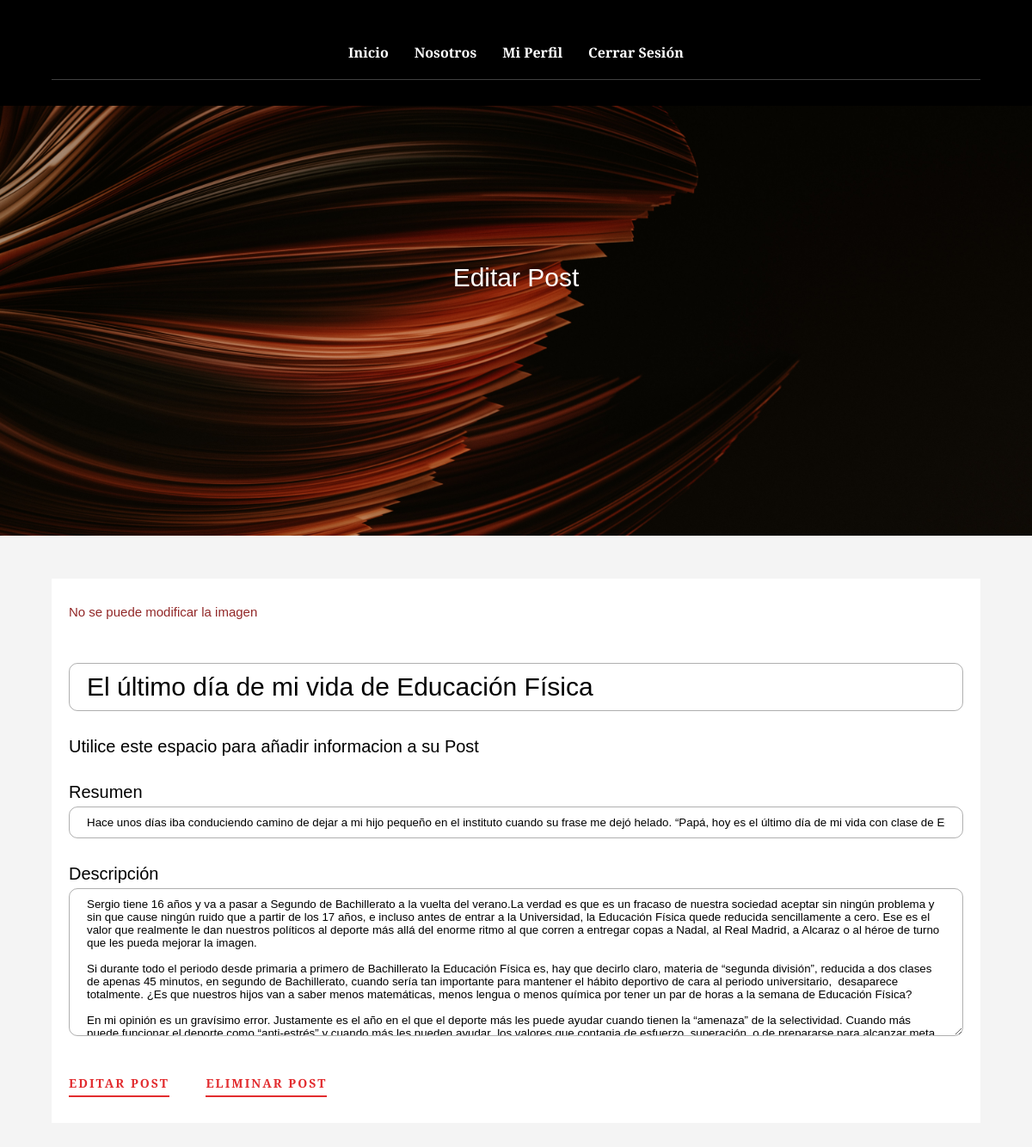
The page /post-edit/3 (signed in) on the database as committed earlier.
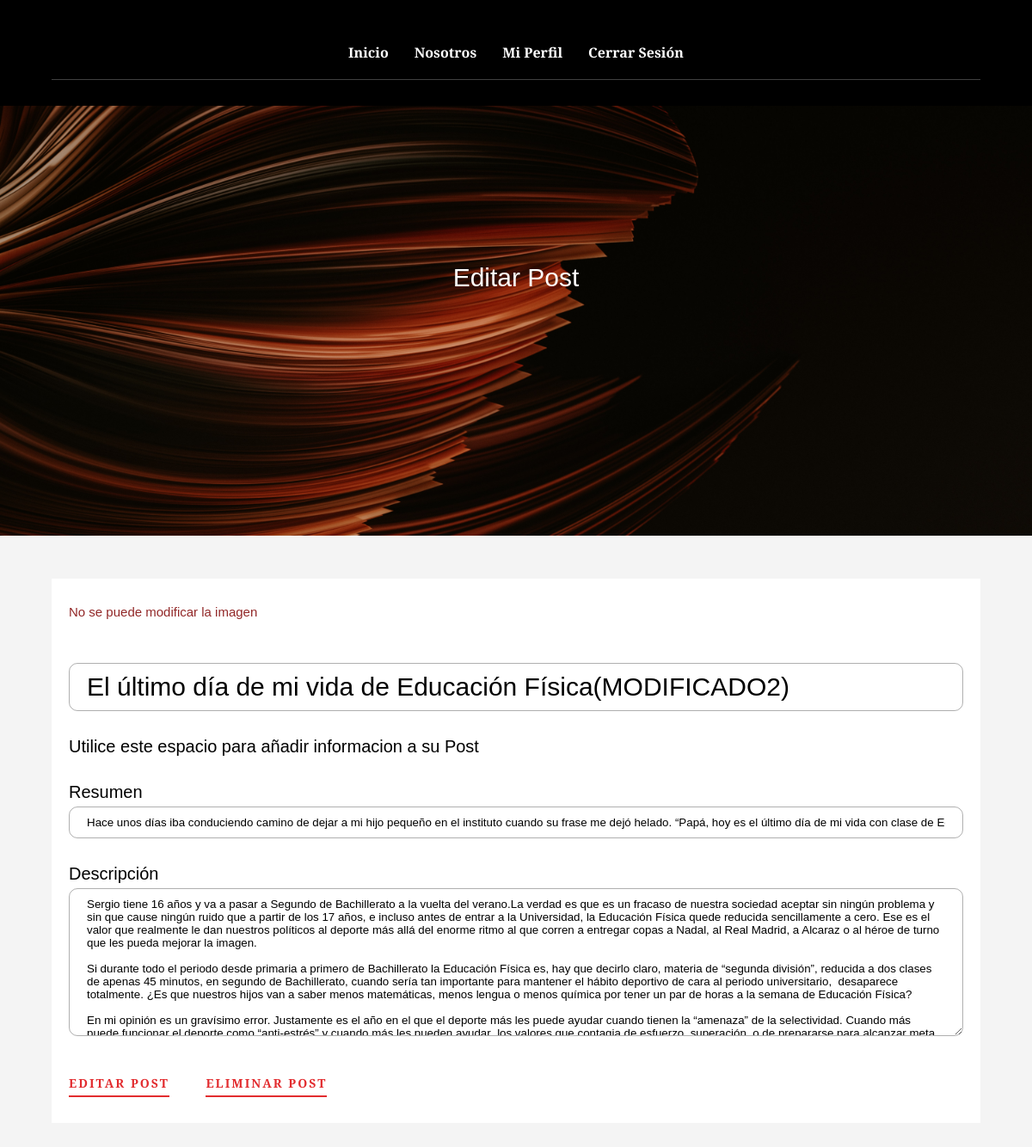
The same page on the database as committed later.
### Post/models.py (models this page shows)
class Post(models.Model):
    title = models.CharField(max_length=100)
    summary = models.TextField()
    description = models.TextField()
    image = models.ImageField(upload_to="post", null = True, blank = True)
    created_post = models.DateTimeField(default=timezone.now)
    user = models.ForeignKey(User, on_delete=models.CASCADE)

### Post/views.py (the view)
# urls.py: path("post-edit/<int:post_id>", views.edit_post, name="post-edit"),
@login_required
def edit_post(request, post_id):
    post = models.Post.objects.get(pk=post_id)
    if request.method == "POST":
        form = PostForm(request.POST, request.FILES)
        if form.is_valid():
            post.id = post_id
            post.image = post.image
            post.title = form.cleaned_data["title"]
            post.summary = form.cleaned_data["summary"]
            post.description = form.cleaned_data["description"]
            post.save()
            return redirect(f"/post/{post.id}")
    else:
        print(post.image)
        form = PostForm(initial={"image": post.image, "title": post.title, "summary": post.summary, "description": post.description})
        return render( request, "edit_post.html", {"form": form, "post": post})

### Post/forms.py
class PostForm(forms.ModelForm):
    class Meta:
        model = Post
        fields = ["image", "title", "summary", "description"]
        exclude = ('user','created_post',)
        labels = {
            "image": "Portada del Post",
            "summary": "Resumen",
            "description": "Descripción",
        }
        widgets = {
            "image": forms.FileInput(attrs={"class": "campo--summary", "accept":"image/*"}),
            "title": forms.TextInput(attrs={"placeholder": "Escribe tu título aquí", "class": "campo--title"}),
            "summary": forms.TextInput(attrs={"placeholder": "Añade información que aparecerá en el resumen de sus post", "class": "campo--summary"}),
            "description": forms.Textarea(attrs={"placeholder": "Esciba su post...", "class": "campo--description"})
        }

### templates/edit_post.html (shortened to what this page needs)
{% extends "base.html" %}
{% block link %}
    {% load static %}
    <link rel="stylesheet" href="{% static '/css/newpost.css' %}">
{% endblock %}
{% block portada-title %}
<p class="post--portada">Editar Post</p>
{% endblock %}
{% block content %}
    <section class="container">
        <div class="bg-ff">
            <p class="no--edit">No se puede modificar la imagen</p>
            <form action="" method="POST" class="newpost">
                {% for field in form %}
                    {% if field.id_for_label != "id_image" %}
                        <div class="newpost__campo">
                            {% if field.id_for_label != "id_title" %}
                                <label for="{{ field.id_for_label}}">{{field.label}}</label>
                            {% endif %}
                            {{ field }}
                        </div>
                        {% if field.id_for_label == "id_title"  %}
                            <p class="campo--info">Utilice este espacio para añadir informacion a su Post</p>
                        {% endif%}
                    {% endif %}
                {% endfor %}
                <input type="submit" value="Editar Post" class="btn--create">
                <a class="btn--create btn--delete" href="{% url 'post-delete' post_id=post.id %}">Eliminar Post</a>
            </form>
        </div>
    </section>
{% endblock %}

### templates/base.html (shortened to what this page needs)
<!DOCTYPE html>
<html lang="en">
<head>
    {% load static %}
    <link rel="stylesheet" href="{% static '/css/base.css' %}">
    {% block link %}
    {% endblock %}
</head>
<body>
    <header>
        {% include "nav.html" %}
        <div class="portada">
            <div class="portada__img">
                <img src="{% static '/media/portada-inicio.jpg' %}" alt="portada">
            </div>
            <div class="portada__title">
                {% block portada-title %}{% endblock %}
            </div>
        </div>
    </header>
    <main>
        {% block content %}{% endblock %}
    </main>
</body>
</html>

### templates/nav.html
<head>
    {% load static %}
    <link rel="stylesheet" href="{% static '/css/nav.css' %}">
</head>
<nav class="bg-black">
    <div class="container">
        <div class="padd-3-top">
            <div class="navegacion">
                <a
                    href="{% url 'inicio' %}"
                    class="navegacion__enlace"
                >Inicio</a>
                <a
                    href="{% url 'inicio' %}"
                    class="navegacion__enlace"
                >Nosotros</a>
                {% if request.user.is_authenticated %}
                    <a
                        href="{% url 'inicio' %}"
                        class="navegacion__enlace"
                    >Mi Perfil</a>
                    <a
                        href="{% url 'logout' %}"
                        class="navegacion__enlace"
                    >Cerrar Sesión</a>
                {% else %}
                    <a
                        href="{% url 'login' %}"
                        class="navegacion__enlace"
                    >Iniciar Sesión</a>
                {% endif %}
            </div>
        </div>
    </div>
</nav>

### static/css/base.css (style rules this page uses)
*, *::before, *::after { margin: 0; box-sizing: inherit; }
html { font-size: 62.5%; box-sizing: border-box; }
body { background-color: #f4f4f4 }
h1, h2, h3, h4, a, p, span, li, label, input, input::placeholder, textarea, textarea::placeholder { font-family: 'Alegreya Sans', sans-serif; }
a { text-decoration: none; }
.container { width: min(90%, 125rem); margin: 0 auto; }
.btn--create { display: inline-block; font-size: 1.4rem; background-color: transparent; padding: 0.5rem 0; border: none; border-radius: 0px; border-bottom: 2px solid #e22c2f; width: auto; cursor: pointer; color: #e22c2f; text-transform: uppercase; font-weight: 700; letter-spacing: 2px; margin: 1rem 0; }
.portada { width: 100%; height: 50rem; position: relative; }
.portada__img img { width: 100%; max-height: 50rem; object-fit: cover; }
.portada__title { position: absolute; top: 40%; left: 50%; transform: translate(-50%, -50%); text-align: center; }
.portada__title h1, .portada__title p { color: #fff; }
.portada__title p { font-size: 3rem; }

### static/css/newpost.css (style rules this page uses)
.bg-ff { margin: 5rem 0; background-color: #fff; padding: 2rem; }
.no--edit { padding: 1rem 0; color: rgb(146, 40, 40); font-size: 1.5rem; }
.newpost__campo { display: flex; flex-direction: column; margin: 3rem 0; row-gap: 0.5rem; }
.campo--info { font-size: 2rem; }
label { font-size: 2rem; }
input, textarea { background-color: transparent; border: 1px solid rgba(0, 0, 0, 0.315); outline: none; padding: 1rem 2rem; border-radius: 10px; width: 100%; color: #000; }
.campo--title { font-size: 3rem; }
.btn--delete { margin-left: 4rem; }

### static/css/nav.css (style rules this page uses)
.bg-black { background-color: #000; width: 100%; }
.navegacion { display: flex; justify-content: center; column-gap: 1rem; border-bottom: 1px solid rgba(255,255,255,.25); }
.padd-3-top { padding: 3rem 0; }
.navegacion__enlace { color: #fff; font-size: 1.6rem; padding: 2rem 1rem; font-weight: 600; }

Rows that differ between the two databases and show on the page:
changed Post: title "El último día de mi vida de Educación Física" → "El último día de mi vida de Educación Física(MODIFICADO2)"
